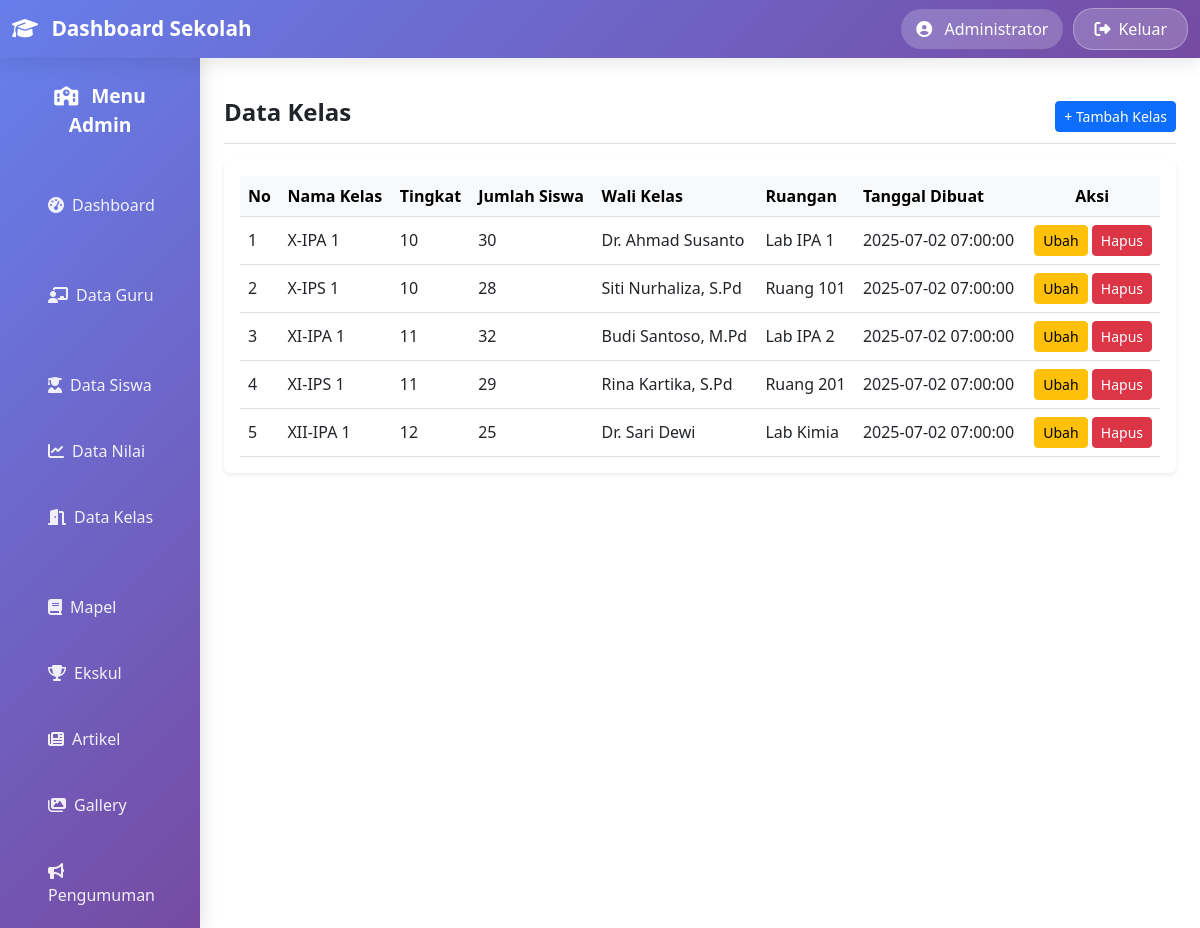
Screenshot of /kelas/index.php (signed in) with the database file from the repository.
### tables this page shows
CREATE TABLE `kelas` (
  `id` int(11) NOT NULL,
  `nama_kelas` varchar(50) NOT NULL,
  `tingkat` varchar(10) NOT NULL,
  `jumlah_siswa` int(11) DEFAULT 0,
  `wali_kelas` varchar(100) DEFAULT NULL,
  `ruangan` varchar(50) DEFAULT NULL,
  `tanggal_dibuat` timestamp NOT NULL DEFAULT current_timestamp()
);

### kelas/index.php (the view, shortened to what this page needs)
<?php
require_once '../config/database.php';
$result = mysqli_query($conn, "SELECT * FROM kelas ORDER BY tingkat, nama_kelas");
$kelas_list = [];
while ($row = mysqli_fetch_assoc($result)) {
    $kelas_list[] = $row;
}
include '../template/header.php';
?>
<div class="container-fluid">
    <div class="row">
        <?php include '../template/sidebar.php'; ?>
        <main class="col-12">
            <div class="d-flex justify-content-between align-items-center pt-3 pb-2 mb-3 border-bottom">
                <h1 class="h4 fw-bold">Data Kelas</h1>
                <a href="create.php" class="btn btn-primary btn-sm">+ Tambah Kelas</a>
            </div>
            <div class="card border-0 shadow-sm">
                <div class="card-body">
                    <div class="table-responsive">
                        <table class="table table-hover align-middle mb-0">
                            <thead class="table-light fw-semibold">
                                <tr>
                                    <th>No</th>
                                    <th>Nama Kelas</th>
                                    <th>Tingkat</th>
                                    <th>Jumlah Siswa</th>
                                    <th>Wali Kelas</th>
                                    <th>Ruangan</th>
                                    <th>Tanggal Dibuat</th>
                                    <th class="text-center">Aksi</th>
                                </tr>
                            </thead>
                            <tbody>
                                <?php if(count($kelas_list) > 0): $no=1; ?>
                                    <?php foreach($kelas_list as $kelas): ?>
                                        <tr>
                                            <td><?= $no++ ?></td>
                                            <td><?= htmlspecialchars($kelas['nama_kelas']) ?></td>
                                            <td><?= htmlspecialchars($kelas['tingkat']) ?></td>
                                            <td><?= htmlspecialchars($kelas['jumlah_siswa']) ?></td>
                                            <td><?= htmlspecialchars($kelas['wali_kelas']) ?></td>
                                            <td><?= htmlspecialchars($kelas['ruangan']) ?></td>
                                            <td><?= htmlspecialchars($kelas['tanggal_dibuat']) ?></td>
                                            <td class="text-end">
                                                <a href="edit.php?id=<?= $kelas['id'] ?>" class="btn btn-warning btn-sm">Ubah</a>
                                                <a href="delete.php?id=<?= $kelas['id'] ?>" class="btn btn-danger btn-sm" onclick="return confirm('Yakin ingin menghapus kelas ini?')">Hapus</a>
                                            </td>
                                        </tr>
                                    <?php endforeach; ?>
                                <?php else: ?>
                                    <tr>
                                        <td colspan="8" class="text-center">Belum ada data kelas</td>
                                    </tr>
                                <?php endif; ?>
                            </tbody>
                        </table>
                    </div>
                </div>
            </div>
        </main>
    </div>
</div>
<?php include '../template/footer.php'; ?>

### rows the page displays
kelas: nama_kelas "X-IPA 1", tingkat "10", jumlah_siswa "30", wali_kelas "Dr. Ahmad Susanto", ruangan "Lab IPA 1", tanggal_dibuat "2025-07-02 07:00:00"
kelas: nama_kelas "X-IPS 1", tingkat "10", jumlah_siswa "28", wali_kelas "Siti Nurhaliza, S.Pd", ruangan "Ruang 101", tanggal_dibuat "2025-07-02 07:00:00"
kelas: nama_kelas "XI-IPA 1", tingkat "11", jumlah_siswa "32", wali_kelas "Budi Santoso, M.Pd", ruangan "Lab IPA 2", tanggal_dibuat "2025-07-02 07:00:00"
kelas: nama_kelas "XI-IPS 1", tingkat "11", jumlah_siswa "29", wali_kelas "Rina Kartika, S.Pd", ruangan "Ruang 201", tanggal_dibuat "2025-07-02 07:00:00"
kelas: nama_kelas "XII-IPA 1", tingkat "12", jumlah_siswa "25", wali_kelas "Dr. Sari Dewi", ruangan "Lab Kimia", tanggal_dibuat "2025-07-02 07:00:00"

### other values shown
$_SESSION['admin_nama'] "Administrator"
